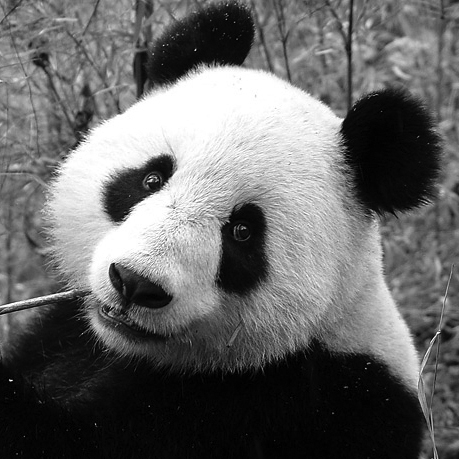
%> input picture SP2018/COMP576/HW2/img1.jpg, 459 x 459 px
$ octave main.m   (GNU Octave 9; MATLAB toolbox functions it lacks are replaced by stand-ins)
%> lines starting %> are read from the running program, lines starting %| are printed output that depends on the picture; in (x1, y1, x2, y2) boxes, pixels count from 0 and x2, y2 are one past the last pixel; in counts of white or black regions, pixels touching at a corner belong together; the program's own positions count from 1
### SP2018/COMP576/HW2/compress.m
function res = compress(img,m)
%CONPRESS Summary of this function goes here
%   Detailed explanation goes here

n = size(img,1);

d = n/m;

res = zeros(m);

for i=1:m
    for j=1:m
        res(i,j) = img(1+floor(d*(i-1)),1+floor(d*(j-1)));
    end
end

end

### SP2018/COMP576/HW2/AmpPhaseDFT.m
function [ mag_out, phase_out ] = AmpPhaseDFT( inputimage )
    X = inputimage;
    [nRow, nCol, nDim] = size( X );

    if nDim ~= 1
        error('input image is not grayscale')
    end
    if nRow ~= 128 || nCol ~= 128
        warning('input image is not 128x128')
        X = imresize( X, [128, 128] );
        nRow = 128;
        nCol = 128;
    end
    if ~isa(X,'double')
        warning('input image is not double precision')
        X = im2double( X );
    end
    Y = fft2( X );
    Yreal = real( Y );
    Yimag = imag( Y );
    th = 1e-10;
    mag = 2*abs( Y );
    phase = -1*angle(Y);

    idx =  abs(Yreal) < th & ~(abs(Yimag) <th) ;
    phase(idx) = pi/2;

    idx =  abs(Yimag) < th ;
    phase(idx) = 0;


    mag(1,1) = Y(1,1);
    mag(1,nCol/2+1) = Y(1,nCol/2+1);
    mag(nRow/2+1,1) = Y(nRow/2+1,1);
    mag(nRow/2+1, nCol/2+1) = Y(nRow/2+1, nCol/2+1);

    mag_out = mag(1:65,:);
    phase_out = phase(1:65,:);
end

### SP2018/COMP576/HW2/ReconfromAmpPhase.m
function [outputimage]= ReconfromAmpPhase(mag,phase)
%UNTITLED Summary of this function goes here
%   Detailed explanation goes here
N = 128;
scale = N^2;
xvec = 1:N;
yvec = (1:N)';
x_mtx = repmat( xvec, N, 1 );
y_mtx = repmat( yvec, 1, N );
xy_mtx = repmat( xvec, N, 1 ) + repmat( yvec, 1, N );

outputimage = mag(1,1)*ones( N, N )+...
    mag(1,N/2+1)*cos( pi*(x_mtx-1) )+...
    mag(N/2+1,1)*cos( pi*(y_mtx-1) )+...
    mag(N/2+1,N/2+1)*cos( pi*(xy_mtx-2) );
outputimage = outputimage / scale;

for k2 = 2:N/2
    for k1 = N/2+2:N
        outputimage = outputimage + mag(k2,k1)*cos( 2*pi*( (k1-1)*(x_mtx-1)+(k2-1)*(y_mtx-1))/N - phase(k2,k1) )/(scale) ;
    end
end

for k2 = 1:N/2+1
    for k1 = 2:N/2
        outputimage = outputimage + mag(k2,k1)*cos( 2*pi*( (k1-1)*(x_mtx-1)+(k2-1)*(y_mtx-1))/N - phase(k2,k1) )/(scale) ;
    end
end

for k2 = 2:N/2
    k1 = 1;
    outputimage = outputimage + mag(k2,k1)*cos( 2*pi*( (k1-1)*(x_mtx-1)+(k2-1)*(y_mtx-1))/N - phase(k2,k1) )/(scale) ;
    k1 = N/2+1;
    outputimage = outputimage + mag(k2,k1)*cos( 2*pi*( (k1-1)*(x_mtx-1)+(k2-1)*(y_mtx-1))/N - phase(k2,k1) )/(scale) ;
end

end

### SP2018/COMP576/HW2/translate.m
function res = translate(img,dx,dy)

[m,n]=size(img);

res = zeros(m,n);

for i=1:m
    for j=1:n
        i_ = mod(i+dy,m);
        if i_==0
            i_=m;
        end
        j_ = mod(j+dx,n);
        if j_==0
            j_=n;
        end
        res(i_,j_) = img(i,j);
    end
end

end

### SP2018/COMP576/HW2/main.m
%% Preparation
dim = 128;

img1 = imread('img1.jpg');
%> img1 is the input picture: size 459x459 uint8; min 0, max 255, mean 103.2
img2 = imread('img2.jpg');
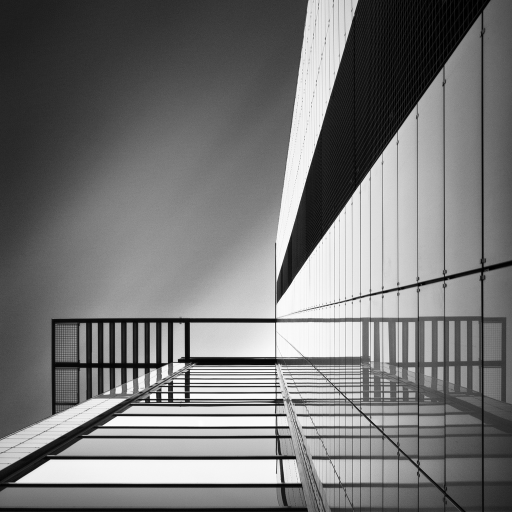
%> input picture SP2018/COMP576/HW2/img2.jpg, 1024 x 1024 px (shown at 1/2 size)
%> img2 is the input picture: size 1024x1024x3 uint8; min 0, max 255, mean 118.1

img2 = rgb2gray(img2);
%> img2: size 1024x1024 uint8

img1 = im2double(img1);
%> img1: size 459x459 double
img2 = im2double(img2);
%> img2: size 1024x1024 double

%imshow(img2)

img1 = compress(img1,128);
img2 = compress(img2,128);

imwrite(img1,'img1c.jpg');
imwrite(img2,'img2c.jpg');

%% 1

A = img1;
B = img2;

[Aa,Ap] = AmpPhaseDFT(A);
%> in AmpPhaseDFT, `mag = 2*abs( Y );`:
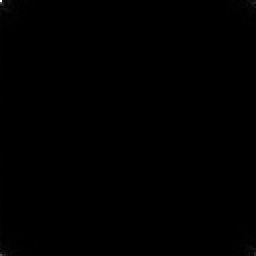
%> mag: size 128x128 double (shown 2 times larger); min 0.252, max 13304.7, mean 25.5; drawn with min black and max white
%> in AmpPhaseDFT, `idx =  abs(Yreal) < th & ~(abs(Yimag) <th) ;`: idx: size 128x128 logical; every value is 0
%> in AmpPhaseDFT, `idx =  abs(Yimag) < th ;`: idx: size 128x128 logical; 0.02% white in thin lines or dots, all inside (x1, y1, x2, y2) = (0, 0, 65, 65)
%> in AmpPhaseDFT, `phase(idx) = 0;`: phase: size 128x128 double; min -3.14, max 3.14, mean 0
%> in AmpPhaseDFT, `mag(1,1) = Y(1,1);`: mag: size 128x128 double; 0.01% of pixels changed, all inside (x1, y1, x2, y2) = (0, 0, 1, 1)
%> in AmpPhaseDFT, `mag(1,nCol/2+1) = Y(1,nCol/2+1);`: mag: size 128x128 double; min -9.21, max 6652.4, mean 25.1
%> in AmpPhaseDFT, `mag(nRow/2+1,1) = Y(nRow/2+1,1);`: mag: size 128x128 double; min -9.21, max 6652.4, mean 25.1; mean of the top-left, top-right, bottom-left and bottom-right quarters 29.1, 23.3, 25, 23.2
%> in AmpPhaseDFT, `mag_out = mag(1:65,:);`:
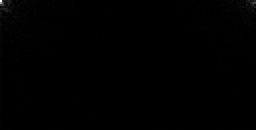
%> mag_out: size 65x128 double (shown 2 times larger); min -9.21, max 6652.4, mean 25.9; drawn with min black and max white
[Ba,Bp] = AmpPhaseDFT(B);
%> in AmpPhaseDFT (call 2), `phase = -1*angle(Y);`:
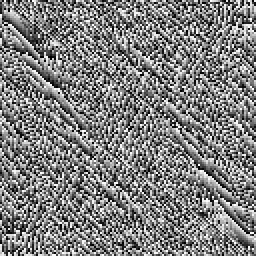
%> phase: size 128x128 double (shown 2 times larger); min -3.14, max 3.14, mean -0.000383; mean of the top-left, top-right, bottom-left and bottom-right quarters -0.0252, 0.00989, -0.0126, 0.0264; drawn with min black and max white
%> in AmpPhaseDFT (call 2), `phase(idx) = 0;`: phase: size 128x128 double; 0.01% of pixels changed, all inside (x1, y1, x2, y2) = (64, 0, 65, 65)
%> in AmpPhaseDFT (call 2), `mag(1,1) = Y(1,1);`: mag: size 128x128 double; min 0.0355, max 7602.4, mean 29
%> in AmpPhaseDFT (call 2), `mag(1,nCol/2+1) = Y(1,nCol/2+1);`: mag: size 128x128 double; min -1.87, max 7602.4, mean 29
%> in AmpPhaseDFT (call 2), `mag(nRow/2+1,1) = Y(nRow/2+1,1);`: mag: size 128x128 double; min -1.87, max 7602.4, mean 29; mean of the top-left, top-right, bottom-left and bottom-right quarters 37.9, 23.1, 25.4, 29.4
%> in AmpPhaseDFT (call 2), `phase_out = phase(1:65,:);`:
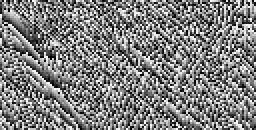
%> phase_out: size 65x128 double (shown 2 times larger); min -3.14, max 3.14, mean -0.00714; drawn with min black and max white

Ar = ReconfromAmpPhase(Aa,Ap);
Br = ReconfromAmpPhase(Ba,Bp);
%> after the loop in ReconfromAmpPhase (call 2), `for k2 = 2:N/2`:
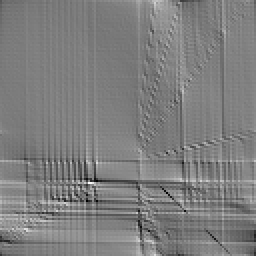
%> outputimage: size 128x128 double (shown 2 times larger); min -0.173, max 1.11, mean 0.464; drawn with min black and max white
%> the loop in ReconfromAmpPhase (call 2), `for k2 = 2:N/2` made 63 passes
%> pass 1, in ReconfromAmpPhase (call 2), `outputimage = outputimage + mag(k2,k1)*cos( 2*pi*( (k1-1)*(x_mtx-1)+(k..`:
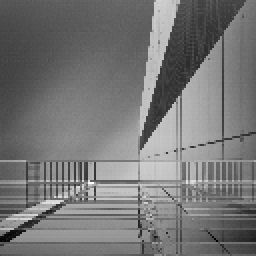
%> outputimage: size 128x128 double (shown 2 times larger); min -0.293, max 1.33, mean 0.464; drawn with min black and max white

Ad = Ar-A;
Bd = Br-B;

ADiff1 = norm(Ad,1);
%> ADiff1 = 1.04e-12
BDiff1 = norm(Bd,1);
%> BDiff1 = 6.55e-13

%% 2

AAPB = ReconfromAmpPhase(Aa,Bp);
ABPA = ReconfromAmpPhase(Ba,Ap);

% [4 lines of commented-out code are left out]

stronger = 'Phase';

%% 3

dx = 10;
dy = 0;
As1 = translate(A,dx,dy);
dy = 20;
As2 = translate(A,dx,dy);

[As1a,As1p] = AmpPhaseDFT(As1);
[As2a,As2p] = AmpPhaseDFT(As2);

As1ad = As1a - Aa;
As2ad = As2a - Aa;

As1pd = As1p - Ap;
As2pd = As2p - Ap;

As1aDiffF = norm(As1ad,'fro');
%> As1aDiffF = 1.14e-12
As2aDiffF = norm(As2ad,'fro');
%> As2aDiffF = 1.65e-12
As1pDiffF = norm(As1ad,'fro');
%> As1pDiffF = 1.14e-12
As2pDiffF = norm(As2pd,'fro');
%> As2pDiffF = 233.6

%%

A=img1;

del_x=0;
del_y=0;

dim=128;

As1 = [A(:,dim-del_x+1:dim),A(:,1:dim-del_x)];

AS = [As1(dim-del_y+1:dim,:);As1(1:dim-del_x,:)];

%%
figure
imshow(A)
figure
imshow(As1)
figure
imshow(AS)
